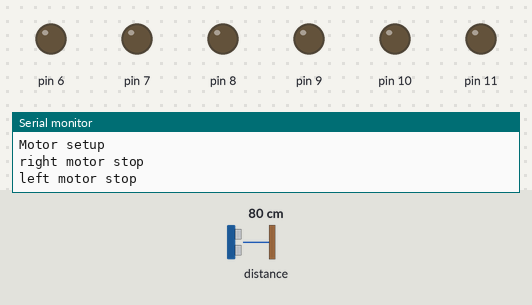
The sketch below on a simulated Arduino Uno, built with avr-gcc and run on an emulated ATmega328P. Shown: output pins drawn as LEDs (lit = HIGH), the last lines printed to the serial monitor. Inputs (shaded band) come from the test bench; at power-on: distance to the obstacle 80 cm. The echo pulse lasts 58.3 µs per cm.

Above: at 1.2 s.
1.3 s: distance to the obstacle set to 28 cm
At 4.1 s:
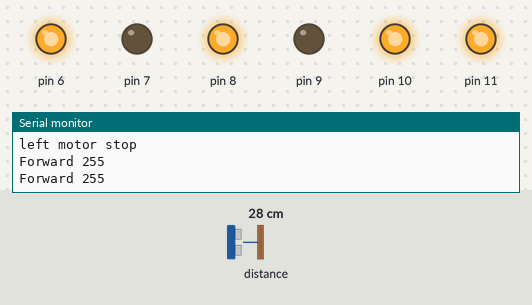
4.3 s: distance to the obstacle set to 25 cm
At 4.9 s:
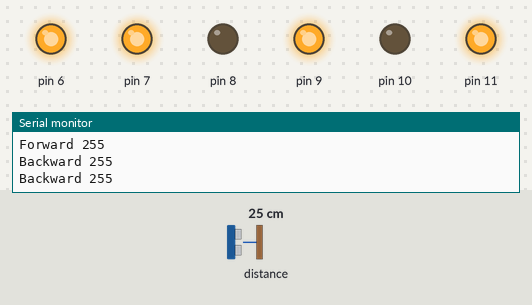
Timing chart, 0 to 13.3 s (numbered marks = the images above; inputs shaded):
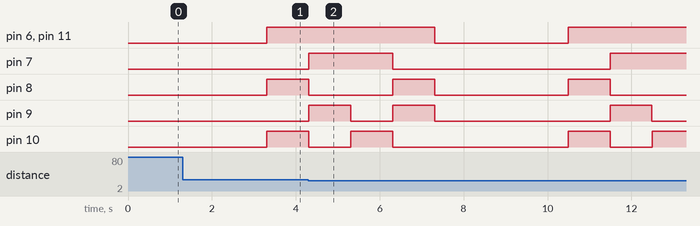

Measured:
- the behaviour switches between 26 and 25 cm on distance to the obstacle (found by bisection; images 1 and 2)

The sketch:

robot.ino
```cpp
#include "Robot.h"

int MotorLeftSpeed = 11; // Левый (А) мотор СКОРОСТЬ — ENA
int MotorLeftForward = 10; // Левый (А) мотор ВПЕРЕД — IN1
int MotorLeftBack = 9; // Левый (А) мотор НАЗАД — IN2

int MotorRightForward = 8; // Правый (В) мотор ВПЕРЕД — IN3
int MotorRightBack = 7; // Правый (В) мотор НАЗАД — IN4
int MotorRightSpeed = 6; // Правый (В) мотор СКОРОСТЬ — ENB

int sonarTriger = 13; // Сонар тригер
int sonarEcho = 12; // Сонар эхо
int sonarServoPin = 5; // Серво привод для сонара

SonarServo sonarServo(sonarServoPin, sonarTriger, sonarEcho);

Motor motorRight(MotorRightForward, MotorRightBack, MotorRightSpeed);
Motor motorLeft(MotorLeftForward, MotorLeftBack, MotorLeftSpeed);

Robot robot(&motorRight, &motorLeft, &sonarServo);

void setup() {
    Serial.begin(115200);
    robot.debug();
    robot.setup();

    robot.Stop();
}

void loop() {

    sonarServo.scan();
    delay(800);

  robot.Forward();
  delay(1000);
  robot.Backward();
  delay(1000);
  robot.Right();
  delay(1000);
  robot.Left();
  delay(1000);
  robot.Stop();
}
```

Motor.cpp
```cpp
#include"Motor.h"
#include"Arduino.h"

Motor::Motor(int forwardPin,int backwardPin, int speedPin){
  _forwardPin = forwardPin;
  _backwardPin = backwardPin;
  _speedPin = speedPin;
  _currentState = 0;
}

void Motor::debug(bool d = true)
{
  _debug = d;
}

void Motor::setup()
{

  if (_debug) {
    Serial.println("Motor setup");
  }

  pinMode(_forwardPin, OUTPUT);
  pinMode(_backwardPin, OUTPUT);
  pinMode(_speedPin, OUTPUT);

}

void Motor::Forward(int s=255){
  if (_currentState != 1) {
    analogWrite(_speedPin, 0);
    digitalWrite(_backwardPin, LOW);
    digitalWrite(_forwardPin, HIGH);
    _currentState = 1;
  }
  if (_debug) {
    Serial.print("Forward ");
    Serial.println(s);
  }
  analogWrite(_speedPin, s);
}
void Motor::Backward(int s=255){
  if (_currentState != 2) {
    analogWrite(_speedPin, 0);
    digitalWrite(_forwardPin, LOW);
    digitalWrite(_backwardPin, HIGH);
    _currentState = 2;
  }

  if (_debug) {
    Serial.print("Backward ");
    Serial.println(s);
  }

  analogWrite(_speedPin, s);
}

void Motor::test(int speedStart, int speedStep)
{
  int i;
  for (i = speedStart; i <= 255; i += speedStep) {
    Forward(i);
    delay (100);
  }

  for (i = speedStart; i <= 255; i += speedStep) {
    Backward(i);
    delay (100);
  }
}

void Motor::Stop(){
  analogWrite(_speedPin, 0);
  digitalWrite(_forwardPin, LOW);
  digitalWrite(_backwardPin, LOW);
  _currentState = 0;
}
```

Motor.h
```cpp
#ifndef Motor_h
#define Motor_h

#include "Arduino.h"

class Motor{
  public:
    Motor(int forwardPin, int backwardPin, int speedPin);
    void Forward(int v = 255);
    void Backward(int v = 255);
    void setup();
    void Stop();
    void debug(bool d = true);
    void test(int speedStart, int speedTest);

  private:
    bool _debug;
    int _forwardPin;
    int _backwardPin;
    int _speedPin;
    int _currentState;
};
#endif
```

Robot.cpp
```cpp
#include"Robot.h"
#include"Arduino.h"

Robot::Robot(Motor *right, Motor *left, SonarServo *sonarServo){
  _rightMotor = right;
  _leftMotor = left;
  _sonarServo = sonarServo;
}

void Robot::debug(bool d = true)
{
  _debug = d;
  _rightMotor->debug(d);
  _leftMotor->debug(d);
}

long Robot::distance()
{
  long distance;

  distance = _sonarServo->distance();
  Serial.print("distance: ");
  Serial.println(distance);
}

void Robot::setup()
{
  if (_debug) {
    Serial.println("Robot setup");
  }
  _sonarServo->setup();
  _rightMotor->setup();
  _leftMotor->setup();
}

void Robot::Left(int s = 255){
  _rightMotor->Forward(s);
  _leftMotor->Backward(s);
}

void Robot::Right(int s = 255){
  _rightMotor->Backward(s);
  _leftMotor->Forward(s);
}

void Robot::Forward(int s=255){
  _rightMotor->Forward(s);
  _leftMotor->Forward(s);
}

void Robot::Backward(int s=255){
  _rightMotor->Backward(s);
  _leftMotor->Backward(s);
}

void Robot::motorTest(int speedStart, int speedStep)
{
  if (_debug) {
    Serial.println("right motor test");
  }
  _rightMotor->test(speedStart, speedStep);

  if (_debug) {
    Serial.println("left motor test");
  }
  _leftMotor->test(speedStart, speedStep);
}

void Robot::Stop(){

  if (_debug) {
    Serial.println("right motor stop");
  }
  _rightMotor->Stop();

  if (_debug) {
    Serial.println("left motor stop");
  }
  _leftMotor->Stop();
}
```

Robot.h
```cpp
#ifndef Robot_h
#define Robot_h
#include"SonarServo.h"
#include"Motor.h"

class Robot{
  public:
    Robot(Motor *right, Motor *left, SonarServo *sonarServo);

    void Forward(int v = 255);
    void Backward(int v = 255);
    void Left(int v = 255);
    void Right(int v = 255);


    void motorTest(int sppedStart, int speedStep);
    void setup();
    void Stop();
    long distance();
    void debug(bool d = true);

  private:
    int _currentState;
    bool _debug;

    Motor *_leftMotor;
    Motor *_rightMotor;

    SonarServo *_sonarServo;
};
#endif
```

SonarServo.cpp
```cpp
#include "SonarServo.h"

SonarServo::SonarServo(int servoPin, int trigerPin, int echoPin)
{
    _trigerPin = trigerPin;
    _echoPin = echoPin;
    _servoPin = servoPin;
}

void SonarServo::setup()
{
     Servo servo;
    _servo = &servo;

    Ultrasonic sonar(_trigerPin, _echoPin);
    _sonar = &sonar;
    _servo->attach(_servoPin);
    _servo->write(90);
}

void SonarServo::scan()
{
  int stepWait = 30;
  int stepAngle = 5;
  int i;
  for (i=90; i >= 0; i -= stepAngle) {
    oneScan(i, stepWait);
  }

  for (i=0; i < 180; i += stepAngle) {
    oneScan(i, stepWait);
  }

  for (i=180; i >= 90; i -= stepAngle) {
    oneScan(i, stepWait);
  }

//  delay(100);
  this->Angle(90);
}

void SonarServo::oneScan(int angle, int wait)
{
    this->Angle(angle);
    this->distance();
    delay(wait);
}

long SonarServo::distance()
{
    return _sonar->Ranging(1);
}

void SonarServo::Angle(int angle)
{
    _currentServoAngle = angle;
    _servo->write(angle);
}
```

SonarServo.h
```cpp
#ifndef SonarServo_h
#define SonarServo_h

#include <Ultrasonic.h>
#include <Servo.h>

class SonarServo{
  public:
    SonarServo(int servoPin, int trigerPin, int echoPin);

    void Angle(int angle);
    void scan();
    long distance();

    void setup();

  private:
    int _echoPin;
    int _trigerPin;
    int _servoPin;

    int _currentServoAngle;
    Ultrasonic *_sonar;
    Servo *_servo;
    void oneScan(int angle, int wait);

};
#endif
```
